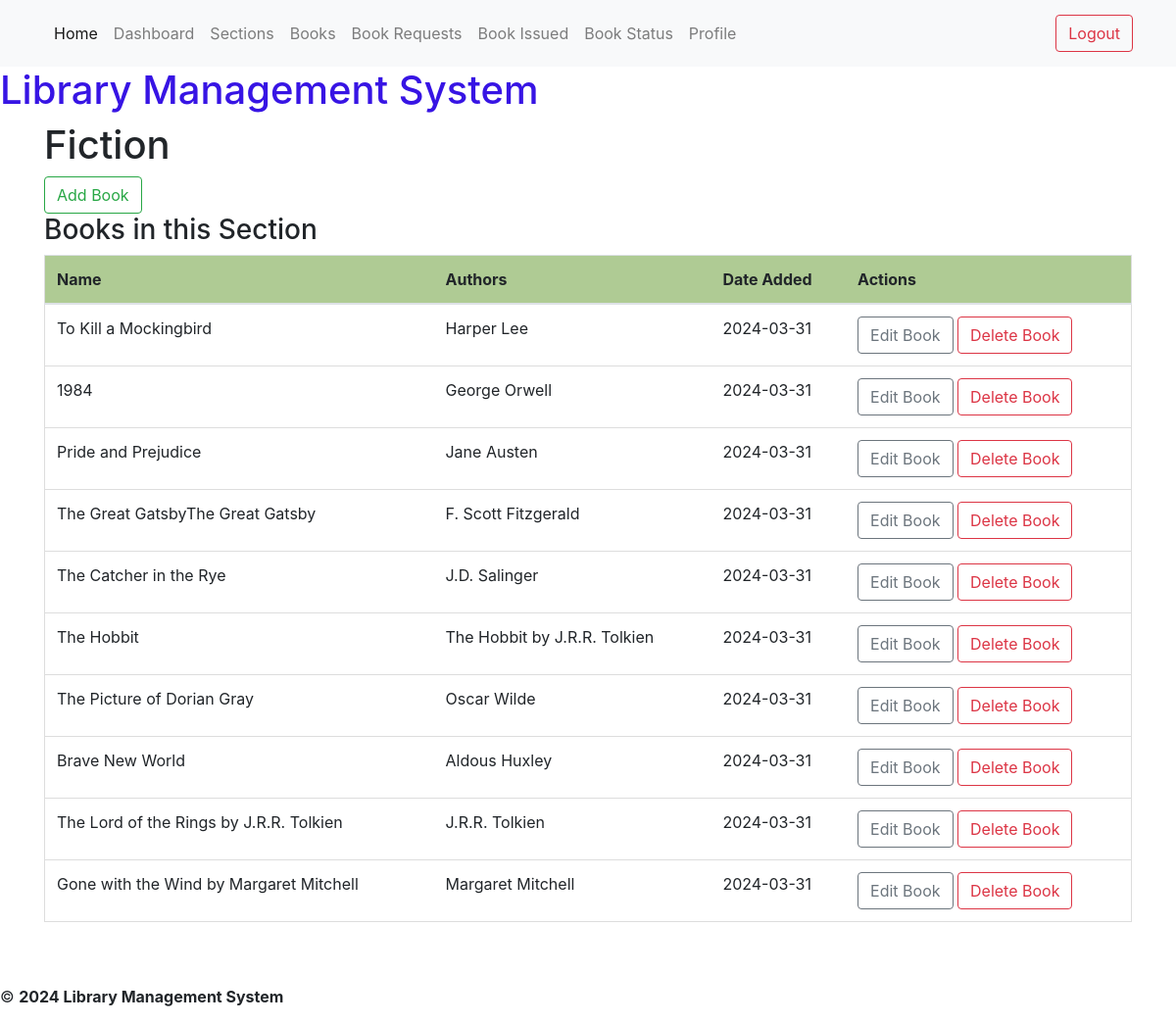
Screenshot of /section/2/ (signed in) with the database file from the repository.
### models.py (models this page shows)
class Section(db.Model):
    id = db.Column(db.Integer, primary_key=True)
    name = db.Column (db.String(255), nullable=False)
    date_created = db.Column(db.Date, nullable=False)
    description = db.Column(db.Text)

class Book(db.Model):
    id = db.Column(db.Integer, primary_key=True)
    section_id = db.Column(db.Integer, db.ForeignKey('section.id'), nullable=False)
    name = db.Column(db.String(255), nullable=False)
    content = db.Column(db.Text, nullable=False)
    authors = db.Column(db.String(255), nullable=False)
    date_added = db.Column(db.Date)
    price = db.Column(db.Integer, nullable=False)
    section = db.relationship('Section', backref='books')

### routes.py (the view)
@app.route('/section/<int:id>/') # route for seeing a particular section and their books
@check_return_and_revoke
@admin_required
def show_section(id):
    section = Section.query.get(id)
    if not section:
        flash('Section does not exist')
        return redirect(url_for('admin'))
    return render_template('section/show.html', section=section)

### routes.py (called while the page is built)
def check_return_and_revoke(func):
    @wraps(func)
    def wrapper(*args, **kwargs):
        issues = BookIssue.query.filter_by(approved='Accepted').all()
        for issue in issues:
            if datetime.now().date() > issue.return_date:
                issue.approved = 'Revoked'
                issue.return_date = datetime.now().date()
                db.session.commit()
        return func(*args, **kwargs)
    return wrapper

def admin_required(func):
    @wraps(func)
    def check(*args, **kwargs):
        if 'user_id' not in session:
            flash('Please login to continue')
            return redirect(url_for('login'))
        user = User.query.get(session['user_id'])
        if not user.is_admin:
            flash('You are not authorized to access this page')
            return redirect(url_for('index'))
        return func(*args, **kwargs)
    return check

### templates/section/show.html (shortened to what this page needs)
{% extends 'admin_base.html' %}
{% block content %}
<h1>{{section.name}} </h1>
<div>
    <a href="{{url_for('add_book', section_id=section.id)}}" class="btn btn-outline-success">
        Add Book
    </a>
</div>
<div>
    <h3>Books in this Section</h3>
    <table class="table">
        <thead>
            <tr>
                <th>Name</th>
                <th>Authors</th>
                <th>Date Added</th>
                <th>Actions</th>
            </tr>
        </thead>
        <tbody>
            {% for book in section.books %}
                <tr>
                    <td>{{ book.name }}</td>
                    <td>{{ book.authors }}</td>
                    <td>{{ book.date_added }}</td>
                    <td>
                        <a href="{{url_for('edit_book', id=book.id)}}" class="btn btn-outline-secondary">
                            Edit Book
                        </a>
                        <a href="{{url_for('delete_book', id=book.id)}}" class="btn btn-outline-danger">
                            Delete Book
                        </a>
                    </td>
                </tr>
            {% endfor %}
        </tbody>
    </table>
</div>
{% endblock %}

### static/css/styles.css (style rules this page uses)
.table { width: 100%; border: 1px solid #ddd; }
.table th, .table td { padding: 8px; border-bottom: 1px solid #ddd; }
.table th { background-color: #afcb94; font-weight: bold; text-align: left; }

### rows the page displays
Section: name "Fiction"
Book: name "To Kill a Mockingbird", authors "Harper Lee", date_added "2024-03-31"
Book: name "1984", authors "George Orwell", date_added "2024-03-31"
Book: name "Pride and Prejudice", authors "Jane Austen", date_added "2024-03-31"
Book: name "The Great GatsbyThe Great Gatsby", authors "F. Scott Fitzgerald", date_added "2024-03-31"
Book: name "The Catcher in the Rye", authors "J.D. Salinger", date_added "2024-03-31"
Book: name "The Hobbit", authors "The Hobbit by J.R.R. Tolkien", date_added "2024-03-31"
Book: name "The Picture of Dorian Gray", authors "Oscar Wilde", date_added "2024-03-31"
Book: name "Brave New World", authors "Aldous Huxley", date_added "2024-03-31"
Book: name "The Lord of the Rings by J.R.R. Tolkien", authors "J.R.R. Tolkien", date_added "2024-03-31"
Book: name "Gone with the Wind by Margaret Mitchell", authors "Margaret Mitchell", date_added "2024-03-31"
